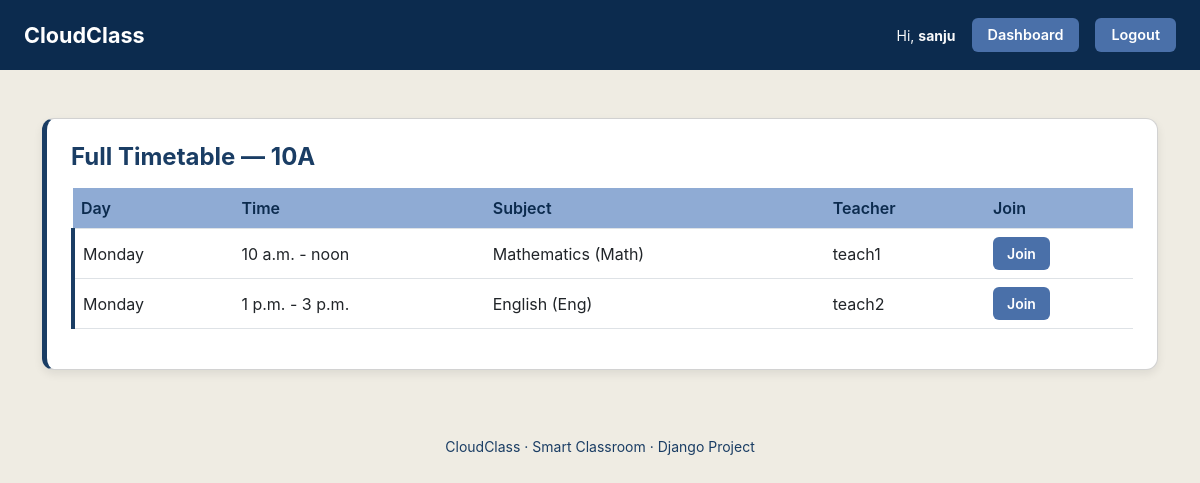
The app's page /timetable/ (signed in) with its own data.
### classroom_app/models.py (models this page shows, shortened)
class User(AbstractUser):
    USER_ROLES = (
        ("student", "Student"),
        ("teacher", "Teacher"),
    )
    role = models.CharField(max_length=10, choices=USER_ROLES, default="student")

class ClassRoom(models.Model):
    name = models.CharField(max_length=100, unique=True)
    capacity = models.IntegerField(default=30)
    def __str__(self):
        return self.name

class Timetable(models.Model):
    DAYS = [
        ("MON", "Monday"),
        ("TUE", "Tuesday"),
        ("WED", "Wednesday"),
        ("THU", "Thursday"),
        ("FRI", "Friday"),
        ("SAT", "Saturday"),
        ("SUN", "Sunday"),
    ]
    subject = models.ForeignKey(Subject, on_delete=models.CASCADE)
    classroom = models.ForeignKey(ClassRoom, on_delete=models.CASCADE)
    teacher = models.ForeignKey(
        settings.AUTH_USER_MODEL,
        on_delete=models.CASCADE,
        limit_choices_to={"role": "teacher"},
    )
    day = models.CharField(max_length=3, choices=DAYS)
    start_time = models.TimeField()
    end_time = models.TimeField()
    meeting_link = models.URLField(null=True, blank=True)
    class Meta:
        ordering = ["day", "start_time"]

class Subject(models.Model):
    name = models.CharField(max_length=100)
    code = models.CharField(max_length=20, blank=True, null=True)
    teacher = models.ForeignKey(
        settings.AUTH_USER_MODEL,
        on_delete=models.SET_NULL,
        null=True,
        blank=True,
        limit_choices_to={"role": "teacher"},
    )
    def __str__(self):
        return f"{self.name} ({self.code})" if self.code else self.name

### classroom_app/views.py (the view)
# urls.py: path("timetable/", views.timetable_list_student, name="timetable_list_student"),
@login_required
def timetable_list_student(request):
    profile = getattr(request.user, "userprofile", None)
    classroom = profile.classroom if profile else None
    timetables = (
        Timetable.objects.filter(classroom=classroom).order_by("day", "start_time")
        if classroom
        else []
    )
    now = timezone.localtime()
    return render(
        request,
        "classroom_app/timetable_list_student.html",
        {"timetables": timetables, "now": now, "classroom": classroom},
    )

### templates/classroom_app/timetable_list_student.html (shortened to what this page needs)
{% extends "base.html" %}
{% block content %}
<div class="card p-4 mt-4">
    <h4 class="fw-bold mb-3" style="color: var(--primary-blue);">
        Full Timetable — {{ classroom }}
    </h4>
    <table class="table align-middle">
        <thead>
            <tr style="background: var(--secondary-blue); color: var(--dark-navy);">
                <th>Day</th>
                <th>Time</th>
                <th>Subject</th>
                <th>Teacher</th>
                <th>Join</th>
            </tr>
        </thead>
        <tbody>
            {% for t in timetables %}
            <tr style="background: var(--white); border-left: 4px solid var(--primary-blue);">
                <td>{{ t.get_day_display }}</td>
                <td>{{ t.start_time }} - {{ t.end_time }}</td>
                <td>{{ t.subject }}</td>
                <td>{{ t.teacher.username }}</td>
                <td>
                    {% if t.meeting_link %}
                    <button class="btn btn-sm btn-accent join-btn" data-pk="{{ t.id }}">
                        Join
                    </button>
                    {% else %}
                    <small class="text-muted">No link</small>
                    {% endif %}
                </td>
            </tr>
            {% empty %}
            <tr style="background: var(--white); border-left: 4px solid var(--primary-blue);">
                <td colspan="5">No classes</td>
            </tr>
            {% endfor %}
        </tbody>
    </table>
</div>
{% endblock %}

### templates/base.html (shortened to what this page needs)
<!DOCTYPE html>
<html>
{% load static %}
<head>
    <link href="https://cdn.jsdelivr.net/npm/bootstrap@5.3.0/dist/css/bootstrap.min.css" rel="stylesheet">
    <link rel="stylesheet" href="{% static 'css/style.css' %}">
</head>
<body>
<nav class="navbar navbar-expand-lg custom-navbar px-4">
    <a class="navbar-brand fw-bold" href="{% url 'home' %}">
        CloudClass
    </a>
    <div class="collapse navbar-collapse justify-content-end" id="navbarMenu">
        <ul class="navbar-nav align-items-center gap-3">
            {% if user.is_authenticated %}
            <li class="nav-item text-light small">
                Hi, <strong>{{ user.username }}</strong>
            </li>
            {% if user.role == "teacher" %}
            <li class="nav-item">
                <a class="btn btn-accent btn-sm" href="{% url 'teacher_dashboard' %}">
                    Dashboard
                </a>
            </li>
            {% elif user.role == "student" %}
            <li class="nav-item">
                <a class="btn btn-accent btn-sm" href="{% url 'student_dashboard' %}">
                    Dashboard
                </a>
            </li>
            {% endif %}
            <li class="nav-item">
                <form method="post" action="{% url 'logout' %}" class="m-0">
                    <button class="btn btn-accent btn-sm" type="submit">
                        Logout
                    </button>
                </form>
            </li>
            {% endif %}
        </ul>
    </div>
</nav>
    <div class="container my-5">
        {% block content %}{% endblock %}
    </div>
    <footer class="py-3 text-center" style="color: var(--primary-blue);">
        <small>CloudClass · Smart Classroom · Django Project</small>
    </footer>
</body>
</html>

### static/css/style.css (style rules this page uses)
:root { --primary-blue: #1A3D64; --secondary-blue: #8FABD4; --accent-blue: #4A70A9; --dark-navy: #0C2B4E; --bg-light: #EFECE3; --white: #FFFFFF; --text-dark: #000000; }
body { background: var(--bg-light); font-family: "Inter", sans-serif; color: var(--text-dark); min-height: 100vh; }
.custom-navbar { background: var(--dark-navy); padding: 14px 25px; }
.custom-navbar .navbar-brand { color: white !important; font-size: 1.35rem; font-weight: 700; }
.navbar-nav .nav-item .btn-accent { padding: 6px 16px; font-size: 0.9rem; }
.btn-accent { background: var(--accent-blue); color: var(--white) !important; padding: 6px 14px; font-weight: 600; border-radius: 6px; border: none; }
.card { background: var(--white); padding: 20px; border-radius: 12px; border-left: 5px solid var(--primary-blue); margin-bottom: 25px; box-shadow: 0 4px 10px rgba(0, 0, 0, 0.08); }
.table th { background: var(--secondary-blue); color: var(--dark-navy); font-weight: 600; }

### records on screen
User: username "sanju"
ClassRoom: name "10A"
Timetable: day "Monday", start_time "10 a.m.", end_time "noon", subject "Mathematics (Math)", teacher.username "teach1"
Timetable: day "Monday", start_time "1 p.m.", end_time "3 p.m.", subject "English (Eng)", teacher.username "teach2"
